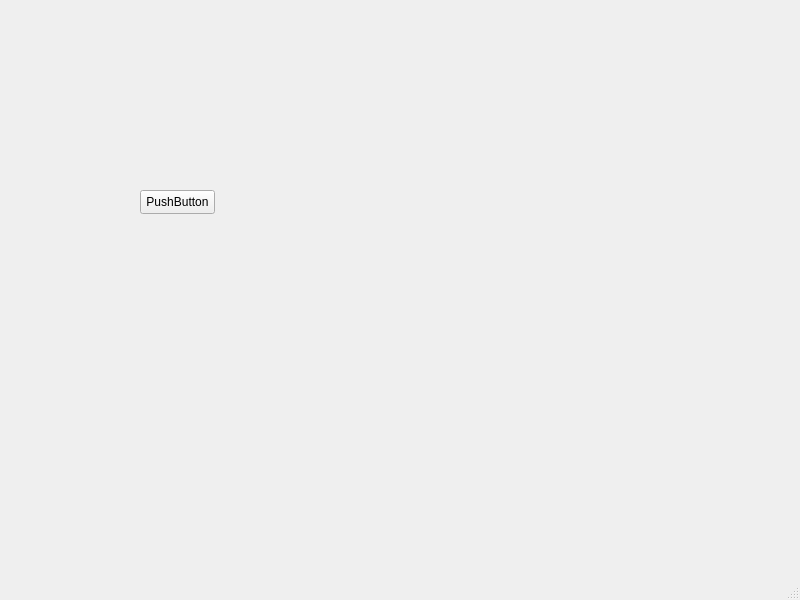
<?xml version="1.0" encoding="UTF-8"?>
<ui version="4.0">
 <class>MainWindow</class>
 <widget class="QMainWindow" name="MainWindow">
  <property name="geometry">
   <rect>
    <x>0</x>
    <y>0</y>
    <width>800</width>
    <height>600</height>
   </rect>
  </property>
  <property name="windowTitle">
   <string>MainWindow</string>
  </property>
  <widget class="QWidget" name="centralwidget">
   <widget class="QPushButton" name="pushButton">
    <property name="geometry">
     <rect>
      <x>140</x>
      <y>190</y>
      <width>75</width>
      <height>24</height>
     </rect>
    </property>
    <property name="text">
     <string>PushButton</string>
    </property>
   </widget>
  </widget>
  <widget class="QMenuBar" name="menubar">
   <property name="geometry">
    <rect>
     <x>0</x>
     <y>0</y>
     <width>800</width>
     <height>33</height>
    </rect>
   </property>
  </widget>
  <widget class="QStatusBar" name="statusbar"/>
 </widget>
 <resources/>
 <connections/>
</ui>
